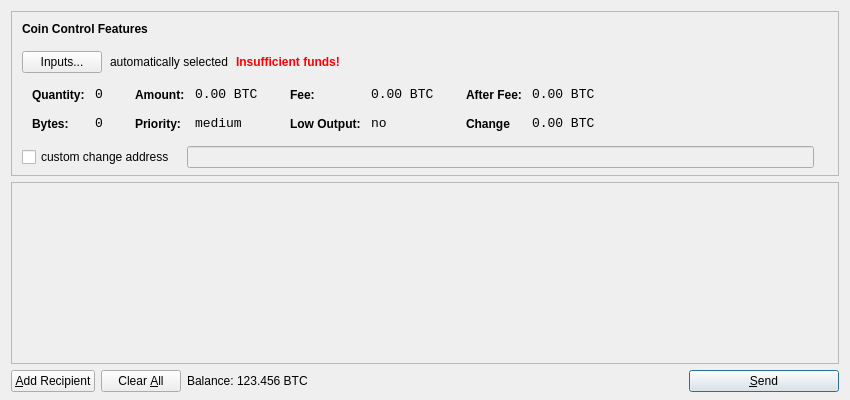
<?xml version="1.0" encoding="UTF-8"?>
<ui version="4.0">
 <class>SendCoinsDialog</class>
 <widget class="QDialog" name="SendCoinsDialog">
  <property name="geometry">
   <rect>
    <x>0</x>
    <y>0</y>
    <width>850</width>
    <height>400</height>
   </rect>
  </property>
  <property name="windowTitle">
   <string>Send Coins</string>
  </property>
  <layout class="QVBoxLayout" name="verticalLayout" stretch="0,1,0">
   <property name="bottomMargin">
    <number>8</number>
   </property>
   <item>
    <widget class="QFrame" name="frameCoinControl">
     <property name="sizePolicy">
      <sizepolicy hsizetype="Expanding" vsizetype="Expanding">
       <horstretch>0</horstretch>
       <verstretch>0</verstretch>
      </sizepolicy>
     </property>
     <property name="maximumSize">
      <size>
       <width>16777215</width>
       <height>16777215</height>
      </size>
     </property>
     <property name="frameShape">
      <enum>QFrame::StyledPanel</enum>
     </property>
     <property name="frameShadow">
      <enum>QFrame::Sunken</enum>
     </property>
     <layout class="QVBoxLayout" name="verticalLayoutCoinControl2">
      <property name="spacing">
       <number>-1</number>
      </property>
      <property name="leftMargin">
       <number>0</number>
      </property>
      <property name="topMargin">
       <number>0</number>
      </property>
      <property name="rightMargin">
       <number>0</number>
      </property>
      <property name="bottomMargin">
       <number>6</number>
      </property>
      <item>
       <layout class="QVBoxLayout" name="verticalLayoutCoinControl" stretch="0,0,0,0,1">
        <property name="spacing">
         <number>0</number>
        </property>
        <property name="leftMargin">
         <number>10</number>
        </property>
        <property name="topMargin">
         <number>10</number>
        </property>
        <item>
         <layout class="QHBoxLayout" name="horizontalLayoutCoinControl1">
          <property name="bottomMargin">
           <number>15</number>
          </property>
          <item>
           <widget class="QLabel" name="labelCoinControlFeatures">
            <property name="sizePolicy">
             <sizepolicy hsizetype="Preferred" vsizetype="Maximum">
              <horstretch>0</horstretch>
              <verstretch>0</verstretch>
             </sizepolicy>
            </property>
            <property name="font">
             <font>
              <weight>75</weight>
              <bold>true</bold>
             </font>
            </property>
            <property name="styleSheet">
             <string notr="true">font-weight:bold;</string>
            </property>
            <property name="text">
             <string>Coin Control Features</string>
            </property>
           </widget>
          </item>
         </layout>
        </item>
        <item>
         <layout class="QHBoxLayout" name="horizontalLayoutCoinControl2" stretch="0,0,0,0">
          <property name="spacing">
           <number>8</number>
          </property>
          <property name="bottomMargin">
           <number>10</number>
          </property>
          <item>
           <widget class="QPushButton" name="pushButtonCoinControl">
            <property name="styleSheet">
             <string notr="true"/>
            </property>
            <property name="text">
             <string>Inputs...</string>
            </property>
           </widget>
          </item>
          <item>
           <widget class="QLabel" name="labelCoinControlAutomaticallySelected">
            <property name="text">
             <string>automatically selected</string>
            </property>
            <property name="margin">
             <number>5</number>
            </property>
           </widget>
          </item>
          <item>
           <widget class="QLabel" name="labelCoinControlInsuffFunds">
            <property name="font">
             <font>
              <weight>75</weight>
              <bold>true</bold>
             </font>
            </property>
            <property name="styleSheet">
             <string notr="true">color:red;font-weight:bold;</string>
            </property>
            <property name="text">
             <string>Insufficient funds!</string>
            </property>
            <property name="margin">
             <number>5</number>
            </property>
           </widget>
          </item>
          <item>
           <spacer name="horizontalSpacerCoinControl">
            <property name="orientation">
             <enum>Qt::Horizontal</enum>
            </property>
            <property name="sizeHint" stdset="0">
             <size>
              <width>40</width>
              <height>1</height>
             </size>
            </property>
           </spacer>
          </item>
         </layout>
        </item>
        <item>
         <widget class="QWidget" name="widgetCoinControl" native="true">
          <property name="sizePolicy">
           <sizepolicy hsizetype="Preferred" vsizetype="Preferred">
            <horstretch>0</horstretch>
            <verstretch>0</verstretch>
           </sizepolicy>
          </property>
          <property name="minimumSize">
           <size>
            <width>0</width>
            <height>0</height>
           </size>
          </property>
          <property name="styleSheet">
           <string notr="true"/>
          </property>
          <layout class="QHBoxLayout" name="horizontalLayoutCoinControl5">
           <property name="margin">
            <number>0</number>
           </property>
           <item>
            <layout class="QHBoxLayout" name="horizontalLayoutCoinControl3" stretch="0,0,0,1">
             <property name="spacing">
              <number>20</number>
             </property>
             <property name="topMargin">
              <number>0</number>
             </property>
             <property name="bottomMargin">
              <number>10</number>
             </property>
             <item>
              <layout class="QFormLayout" name="formLayoutCoinControl1">
               <property name="horizontalSpacing">
                <number>10</number>
               </property>
               <property name="verticalSpacing">
                <number>14</number>
               </property>
               <property name="leftMargin">
                <number>10</number>
               </property>
               <property name="topMargin">
                <number>4</number>
               </property>
               <property name="rightMargin">
                <number>6</number>
               </property>
               <item row="0" column="0">
                <widget class="QLabel" name="labelCoinControlQuantityText">
                 <property name="styleSheet">
                  <string notr="true">font-weight:bold;</string>
                 </property>
                 <property name="text">
                  <string>Quantity:</string>
                 </property>
                 <property name="margin">
                  <number>0</number>
                 </property>
                </widget>
               </item>
               <item row="0" column="1">
                <widget class="QLabel" name="labelCoinControlQuantity">
                 <property name="font">
                  <font>
                   <family>Monospace</family>
                   <pointsize>10</pointsize>
                  </font>
                 </property>
                 <property name="cursor">
                  <cursorShape>IBeamCursor</cursorShape>
                 </property>
                 <property name="contextMenuPolicy">
                  <enum>Qt::ActionsContextMenu</enum>
                 </property>
                 <property name="text">
                  <string>0</string>
                 </property>
                 <property name="margin">
                  <number>0</number>
                 </property>
                 <property name="textInteractionFlags">
                  <set>Qt::LinksAccessibleByMouse|Qt::TextSelectableByKeyboard|Qt::TextSelectableByMouse</set>
                 </property>
                </widget>
               </item>
               <item row="1" column="0">
                <widget class="QLabel" name="labelCoinControlBytesText">
                 <property name="styleSheet">
                  <string notr="true">font-weight:bold;</string>
                 </property>
                 <property name="text">
                  <string>Bytes:</string>
                 </property>
                </widget>
               </item>
               <item row="1" column="1">
                <widget class="QLabel" name="labelCoinControlBytes">
                 <property name="font">
                  <font>
                   <family>Monospace</family>
                   <pointsize>10</pointsize>
                  </font>
                 </property>
                 <property name="cursor">
                  <cursorShape>IBeamCursor</cursorShape>
                 </property>
                 <property name="contextMenuPolicy">
                  <enum>Qt::ActionsContextMenu</enum>
                 </property>
                 <property name="text">
                  <string>0</string>
                 </property>
                 <property name="textInteractionFlags">
                  <set>Qt::LinksAccessibleByMouse|Qt::TextSelectableByKeyboard|Qt::TextSelectableByMouse</set>
                 </property>
                </widget>
               </item>
              </layout>
             </item>
             <item>
              <layout class="QFormLayout" name="formLayoutCoinControl2">
               <property name="horizontalSpacing">
                <number>10</number>
               </property>
               <property name="verticalSpacing">
                <number>14</number>
               </property>
               <property name="leftMargin">
                <number>6</number>
               </property>
               <property name="topMargin">
                <number>4</number>
               </property>
               <property name="rightMargin">
                <number>6</number>
               </property>
               <item row="0" column="0">
                <widget class="QLabel" name="labelCoinControlAmountText">
                 <property name="styleSheet">
                  <string notr="true">font-weight:bold;</string>
                 </property>
                 <property name="text">
                  <string>Amount:</string>
                 </property>
                 <property name="margin">
                  <number>0</number>
                 </property>
                </widget>
               </item>
               <item row="0" column="1">
                <widget class="QLabel" name="labelCoinControlAmount">
                 <property name="font">
                  <font>
                   <family>Monospace</family>
                   <pointsize>10</pointsize>
                  </font>
                 </property>
                 <property name="cursor">
                  <cursorShape>IBeamCursor</cursorShape>
                 </property>
                 <property name="contextMenuPolicy">
                  <enum>Qt::ActionsContextMenu</enum>
                 </property>
                 <property name="text">
                  <string>0.00 BTC</string>
                 </property>
                 <property name="textInteractionFlags">
                  <set>Qt::LinksAccessibleByMouse|Qt::TextSelectableByKeyboard|Qt::TextSelectableByMouse</set>
                 </property>
                </widget>
               </item>
               <item row="1" column="0">
                <widget class="QLabel" name="labelCoinControlPriorityText">
                 <property name="styleSheet">
                  <string notr="true">font-weight:bold;</string>
                 </property>
                 <property name="text">
                  <string>Priority:</string>
                 </property>
                </widget>
               </item>
               <item row="1" column="1">
                <widget class="QLabel" name="labelCoinControlPriority">
                 <property name="font">
                  <font>
                   <family>Monospace</family>
                   <pointsize>10</pointsize>
                  </font>
                 </property>
                 <property name="cursor">
                  <cursorShape>IBeamCursor</cursorShape>
                 </property>
                 <property name="contextMenuPolicy">
                  <enum>Qt::ActionsContextMenu</enum>
                 </property>
                 <property name="text">
                  <string>medium</string>
                 </property>
                 <property name="textInteractionFlags">
                  <set>Qt::LinksAccessibleByMouse|Qt::TextSelectableByKeyboard|Qt::TextSelectableByMouse</set>
                 </property>
                </widget>
               </item>
              </layout>
             </item>
             <item>
              <layout class="QFormLayout" name="formLayoutCoinControl3">
               <property name="horizontalSpacing">
                <number>10</number>
               </property>
               <property name="verticalSpacing">
                <number>14</number>
               </property>
               <property name="leftMargin">
                <number>6</number>
               </property>
               <property name="topMargin">
                <number>4</number>
               </property>
               <property name="rightMargin">
                <number>6</number>
               </property>
               <item row="0" column="0">
                <widget class="QLabel" name="labelCoinControlFeeText">
                 <property name="styleSheet">
                  <string notr="true">font-weight:bold;</string>
                 </property>
                 <property name="text">
                  <string>Fee:</string>
                 </property>
                 <property name="margin">
                  <number>0</number>
                 </property>
                </widget>
               </item>
               <item row="0" column="1">
                <widget class="QLabel" name="labelCoinControlFee">
                 <property name="font">
                  <font>
                   <family>Monospace</family>
                   <pointsize>10</pointsize>
                  </font>
                 </property>
                 <property name="cursor">
                  <cursorShape>IBeamCursor</cursorShape>
                 </property>
                 <property name="contextMenuPolicy">
                  <enum>Qt::ActionsContextMenu</enum>
                 </property>
                 <property name="text">
                  <string>0.00 BTC</string>
                 </property>
                 <property name="textInteractionFlags">
                  <set>Qt::LinksAccessibleByMouse|Qt::TextSelectableByKeyboard|Qt::TextSelectableByMouse</set>
                 </property>
                </widget>
               </item>
               <item row="1" column="0">
                <widget class="QLabel" name="labelCoinControlLowOutputText">
                 <property name="styleSheet">
                  <string notr="true">font-weight:bold;</string>
                 </property>
                 <property name="text">
                  <string>Low Output:</string>
                 </property>
                </widget>
               </item>
               <item row="1" column="1">
                <widget class="QLabel" name="labelCoinControlLowOutput">
                 <property name="font">
                  <font>
                   <family>Monospace</family>
                   <pointsize>10</pointsize>
                  </font>
                 </property>
                 <property name="cursor">
                  <cursorShape>IBeamCursor</cursorShape>
                 </property>
                 <property name="contextMenuPolicy">
                  <enum>Qt::ActionsContextMenu</enum>
                 </property>
                 <property name="text">
                  <string>no</string>
                 </property>
                 <property name="textInteractionFlags">
                  <set>Qt::LinksAccessibleByMouse|Qt::TextSelectableByKeyboard|Qt::TextSelectableByMouse</set>
                 </property>
                </widget>
               </item>
              </layout>
             </item>
             <item>
              <layout class="QFormLayout" name="formLayoutCoinControl4">
               <property name="horizontalSpacing">
                <number>10</number>
               </property>
               <property name="verticalSpacing">
                <number>14</number>
               </property>
               <property name="leftMargin">
                <number>6</number>
               </property>
               <property name="topMargin">
                <number>4</number>
               </property>
               <property name="rightMargin">
                <number>6</number>
               </property>
               <item row="0" column="0">
                <widget class="QLabel" name="labelCoinControlAfterFeeText">
                 <property name="styleSheet">
                  <string notr="true">font-weight:bold;</string>
                 </property>
                 <property name="text">
                  <string>After Fee:</string>
                 </property>
                 <property name="margin">
                  <number>0</number>
                 </property>
                </widget>
               </item>
               <item row="0" column="1">
                <widget class="QLabel" name="labelCoinControlAfterFee">
                 <property name="font">
                  <font>
                   <family>Monospace</family>
                   <pointsize>10</pointsize>
                  </font>
                 </property>
                 <property name="cursor">
                  <cursorShape>IBeamCursor</cursorShape>
                 </property>
                 <property name="contextMenuPolicy">
                  <enum>Qt::ActionsContextMenu</enum>
                 </property>
                 <property name="text">
                  <string>0.00 BTC</string>
                 </property>
                 <property name="textInteractionFlags">
                  <set>Qt::LinksAccessibleByMouse|Qt::TextSelectableByKeyboard|Qt::TextSelectableByMouse</set>
                 </property>
                </widget>
               </item>
               <item row="1" column="0">
                <widget class="QLabel" name="labelCoinControlChangeText">
                 <property name="styleSheet">
                  <string notr="true">font-weight:bold;</string>
                 </property>
                 <property name="text">
                  <string>Change</string>
                 </property>
                </widget>
               </item>
               <item row="1" column="1">
                <widget class="QLabel" name="labelCoinControlChange">
                 <property name="font">
                  <font>
                   <family>Monospace</family>
                   <pointsize>10</pointsize>
                  </font>
                 </property>
                 <property name="cursor">
                  <cursorShape>IBeamCursor</cursorShape>
                 </property>
                 <property name="contextMenuPolicy">
                  <enum>Qt::ActionsContextMenu</enum>
                 </property>
                 <property name="text">
                  <string>0.00 BTC</string>
                 </property>
                 <property name="textInteractionFlags">
                  <set>Qt::LinksAccessibleByMouse|Qt::TextSelectableByKeyboard|Qt::TextSelectableByMouse</set>
                 </property>
                </widget>
               </item>
              </layout>
             </item>
            </layout>
           </item>
          </layout>
         </widget>
        </item>
        <item>
         <layout class="QHBoxLayout" name="horizontalLayoutCoinControl4" stretch="0,0,0">
          <property name="spacing">
           <number>12</number>
          </property>
          <property name="sizeConstraint">
           <enum>QLayout::SetDefaultConstraint</enum>
          </property>
          <property name="topMargin">
           <number>5</number>
          </property>
          <property name="rightMargin">
           <number>5</number>
          </property>
          <item>
           <widget class="QCheckBox" name="checkBoxCoinControlChange">
            <property name="text">
             <string>custom change address</string>
            </property>
           </widget>
          </item>
          <item>
           <widget class="QLineEdit" name="lineEditCoinControlChange">
            <property name="enabled">
             <bool>false</bool>
            </property>
            <property name="sizePolicy">
             <sizepolicy hsizetype="Expanding" vsizetype="Fixed">
              <horstretch>0</horstretch>
              <verstretch>0</verstretch>
             </sizepolicy>
            </property>
           </widget>
          </item>
          <item>
           <widget class="QLabel" name="labelCoinControlChangeLabel">
            <property name="sizePolicy">
             <sizepolicy hsizetype="Preferred" vsizetype="Expanding">
              <horstretch>0</horstretch>
              <verstretch>0</verstretch>
             </sizepolicy>
            </property>
            <property name="minimumSize">
             <size>
              <width>0</width>
              <height>0</height>
             </size>
            </property>
            <property name="text">
             <string/>
            </property>
            <property name="margin">
             <number>3</number>
            </property>
           </widget>
          </item>
         </layout>
        </item>
        <item>
         <spacer name="verticalSpacerCoinControl">
          <property name="orientation">
           <enum>Qt::Vertical</enum>
          </property>
          <property name="sizeHint" stdset="0">
           <size>
            <width>800</width>
            <height>1</height>
           </size>
          </property>
         </spacer>
        </item>
       </layout>
      </item>
     </layout>
    </widget>
   </item>
   <item>
    <widget class="QScrollArea" name="scrollArea">
     <property name="widgetResizable">
      <bool>true</bool>
     </property>
     <widget class="QWidget" name="scrollAreaWidgetContents">
      <property name="geometry">
       <rect>
        <x>0</x>
        <y>0</y>
        <width>830</width>
        <height>165</height>
       </rect>
      </property>
      <layout class="QVBoxLayout" name="verticalLayout_2">
       <property name="margin">
        <number>0</number>
       </property>
       <item>
        <layout class="QVBoxLayout" name="entries">
         <property name="spacing">
          <number>6</number>
         </property>
        </layout>
       </item>
       <item>
        <spacer name="verticalSpacer">
         <property name="orientation">
          <enum>Qt::Vertical</enum>
         </property>
         <property name="sizeHint" stdset="0">
          <size>
           <width>20</width>
           <height>40</height>
          </size>
         </property>
        </spacer>
       </item>
      </layout>
     </widget>
    </widget>
   </item>
   <item>
    <layout class="QHBoxLayout" name="horizontalLayout">
     <item>
      <widget class="QPushButton" name="addButton">
       <property name="toolTip">
        <string>Send to multiple recipients at once</string>
       </property>
       <property name="text">
        <string>&amp;Add Recipient</string>
       </property>
       <property name="icon">
        <iconset resource="../sweetcoin.qrc">
         <normaloff>:/icons/add</normaloff>:/icons/add</iconset>
       </property>
      </widget>
     </item>
     <item>
      <widget class="QPushButton" name="clearButton">
       <property name="sizePolicy">
        <sizepolicy hsizetype="Minimum" vsizetype="Fixed">
         <horstretch>0</horstretch>
         <verstretch>0</verstretch>
        </sizepolicy>
       </property>
       <property name="toolTip">
        <string>Remove all transaction fields</string>
       </property>
       <property name="text">
        <string>Clear &amp;All</string>
       </property>
       <property name="icon">
        <iconset resource="../sweetcoin.qrc">
         <normaloff>:/icons/remove</normaloff>:/icons/remove</iconset>
       </property>
       <property name="autoRepeatDelay">
        <number>300</number>
       </property>
      </widget>
     </item>
     <item>
      <layout class="QHBoxLayout" name="horizontalLayout_2">
       <property name="spacing">
        <number>3</number>
       </property>
       <item>
        <widget class="QLabel" name="label">
         <property name="text">
          <string>Balance:</string>
         </property>
        </widget>
       </item>
       <item>
        <widget class="QLabel" name="labelBalance">
         <property name="text">
          <string>123.456 BTC</string>
         </property>
         <property name="textInteractionFlags">
          <set>Qt::LinksAccessibleByMouse|Qt::TextSelectableByKeyboard|Qt::TextSelectableByMouse</set>
         </property>
        </widget>
       </item>
      </layout>
     </item>
     <item>
      <spacer name="horizontalSpacer">
       <property name="orientation">
        <enum>Qt::Horizontal</enum>
       </property>
       <property name="sizeHint" stdset="0">
        <size>
         <width>40</width>
         <height>20</height>
        </size>
       </property>
      </spacer>
     </item>
     <item>
      <widget class="QPushButton" name="sendButton">
       <property name="minimumSize">
        <size>
         <width>150</width>
         <height>0</height>
        </size>
       </property>
       <property name="toolTip">
        <string>Confirm the send action</string>
       </property>
       <property name="text">
        <string>&amp;Send</string>
       </property>
       <property name="icon">
        <iconset resource="../sweetcoin.qrc">
         <normaloff>:/icons/send</normaloff>:/icons/send</iconset>
       </property>
       <property name="default">
        <bool>true</bool>
       </property>
      </widget>
     </item>
    </layout>
   </item>
  </layout>
 </widget>
 <resources>
  <include location="../sweetcoin.qrc"/>
 </resources>
 <connections/>
</ui>
